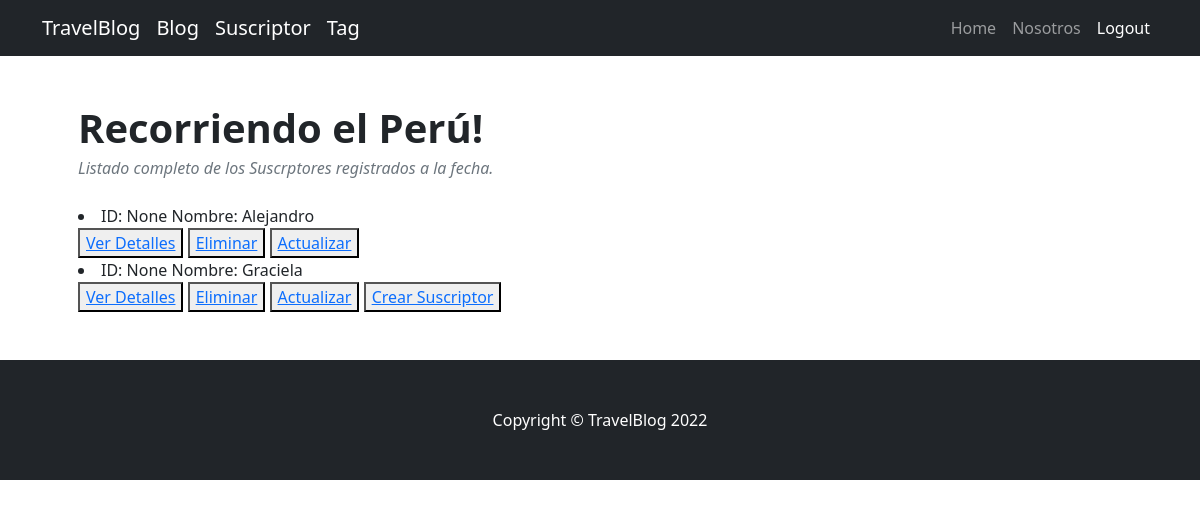
/list_suscriptor/ (signed in), run on an earlier commit of the app's database.
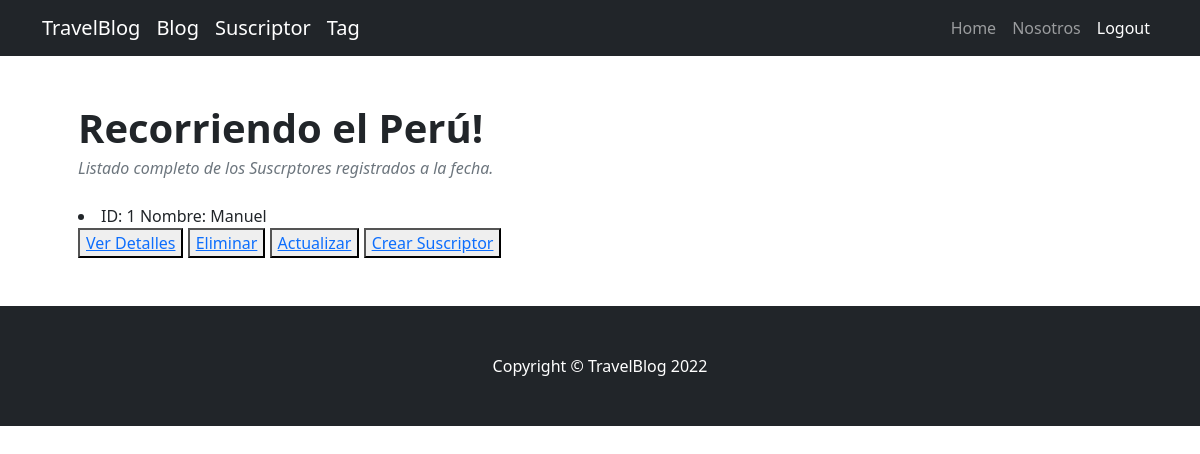
And on a later commit of the database.
### AppBlog/models.py (models this page shows, shortened)
class Suscriptor(models.Model):
    id_suscriptor = models.AutoField(primary_key=True)
    nombre = models.CharField(max_length=60)
    apellido = models.CharField(max_length=60)
    email = models.EmailField()
    birthday = models.DateField()
    recibir_correos = models.BooleanField()

### AppBlog/views.py (the view)
# urls.py: path('list_suscriptor/', SuscriptorListView.as_view(), name='Suscriptor_ListView'),
class SuscriptorListView(LoginRequiredMixin,ListView):
    model = Suscriptor
    template_name = 'AppBlog/suscriptor_list.html'

### AppBlog/templates/AppBlog/suscriptor_list.html
{% extends 'base.html' %}
{% load static %}
{% block codigoDinamico %}
<div class="container px-5 my-5">
    <header class="mb-4">
        <h1 class="fw-bolder mb-1">Recorriendo el Perú!</h1>
        <div class="text-muted fst-italic mb-2">Listado completo de los Suscrptores registrados a la fecha.</div>
    </header>
    {% for suscriptor in object_list %}
        <li>ID: {{suscriptor.id_suscriptor}}  Nombre: {{suscriptor.nombre}} </li>
        <button>
            <a href="{% url 'Suscriptor_DetailView' suscriptor.id_suscriptor %}">Ver Detalles</a>
        </button>
        <button>
            <a href="{% url 'Suscriptor_DeleteView' suscriptor.id_suscriptor %}">Eliminar</a>
        </button>
        <button>
            <a href="{% url 'Suscriptor_UpdateView' suscriptor.id_suscriptor %}">Actualizar</a>
        </button>
    {% endfor %}
        <button>
            <a href="{% url 'Suscriptor_CreateView' %}">Crear Suscriptor</a>
        </button>
</div>
{%endblock%}

What changed in the data, as far as the page shows it:
removed Suscriptor: id_suscriptor "None", nombre "Alejandro"
removed Suscriptor: id_suscriptor "None", nombre "Graciela"
added Suscriptor: id_suscriptor "1", nombre "Manuel"
